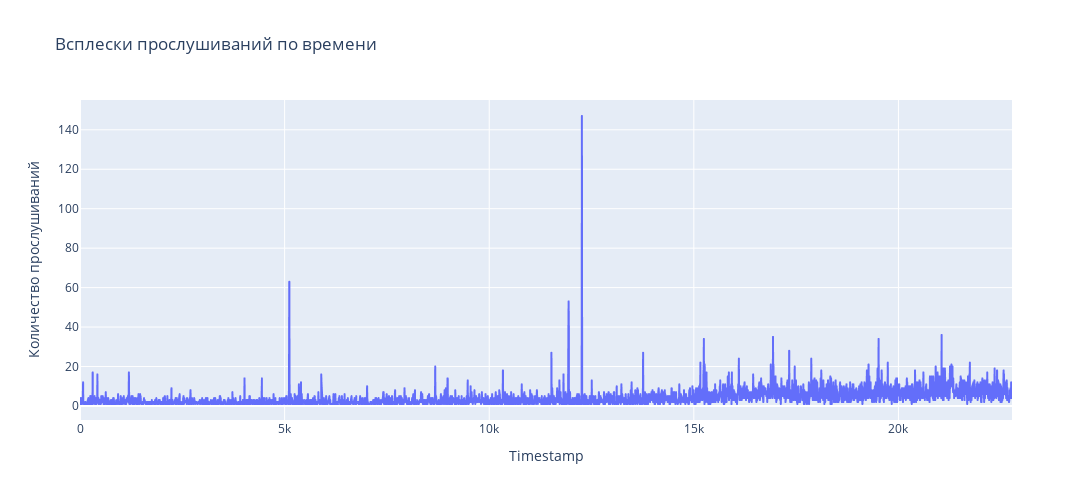

Here is the notebook cell this chart was saved with:
### Code cell
season_pattern = data[(data["item_id"] == 5862961)] 
    
season_pattern = season_pattern[:4000]
import plotly.express as px

fig = px.line(
    season_pattern.reset_index(),
    x="timestamp",
    y=0,
    title="Всплески прослушиваний по времени",
    labels={"timestamp": "Timestamp", "0": "Количество прослушиваний"}
)

fig.update_layout(
    width=1200,
    height=500
)

fig.show()

### Figure 1 — Plotly figure (JSON) as saved in the notebook; plotly's stock layout.template omitted (floating-point values rounded to 4 significant figures; data arrays with more than 128 entries replaced by an {"elided": "..."} marker saying what was removed)
{"data": [{"hovertemplate": "Timestamp=%{x}<br>Количество прослушиваний=%{y}<extra></extra>", "legendgroup": "", "line": {"color": "#636efa", "dash": "solid"}, "marker": {"symbol": "circle"}, "mode": "lines", "name": "", "showlegend": false, "type": "scattergl", "x": {"elided": "4000 int values"}, "xaxis": "x", "y": {"elided": "4000 int values"}, "yaxis": "y"}], "layout": {"height": 500, "legend": {"tracegroupgap": 0}, "title": {"text": "Всплески прослушиваний по времени"}, "width": 1200, "xaxis": {"anchor": "y", "domain": [0, 1], "title": {"text": "Timestamp"}}, "yaxis": {"anchor": "x", "domain": [0, 1], "title": {"text": "Количество прослушиваний"}}}}
